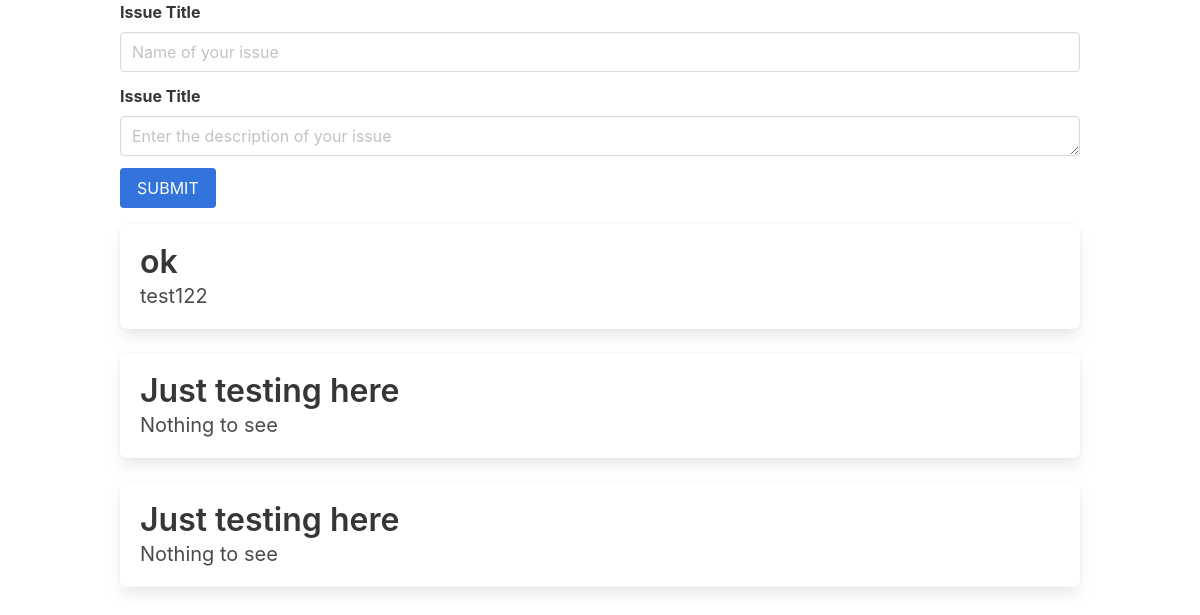
The app's page /makeissue, older data.
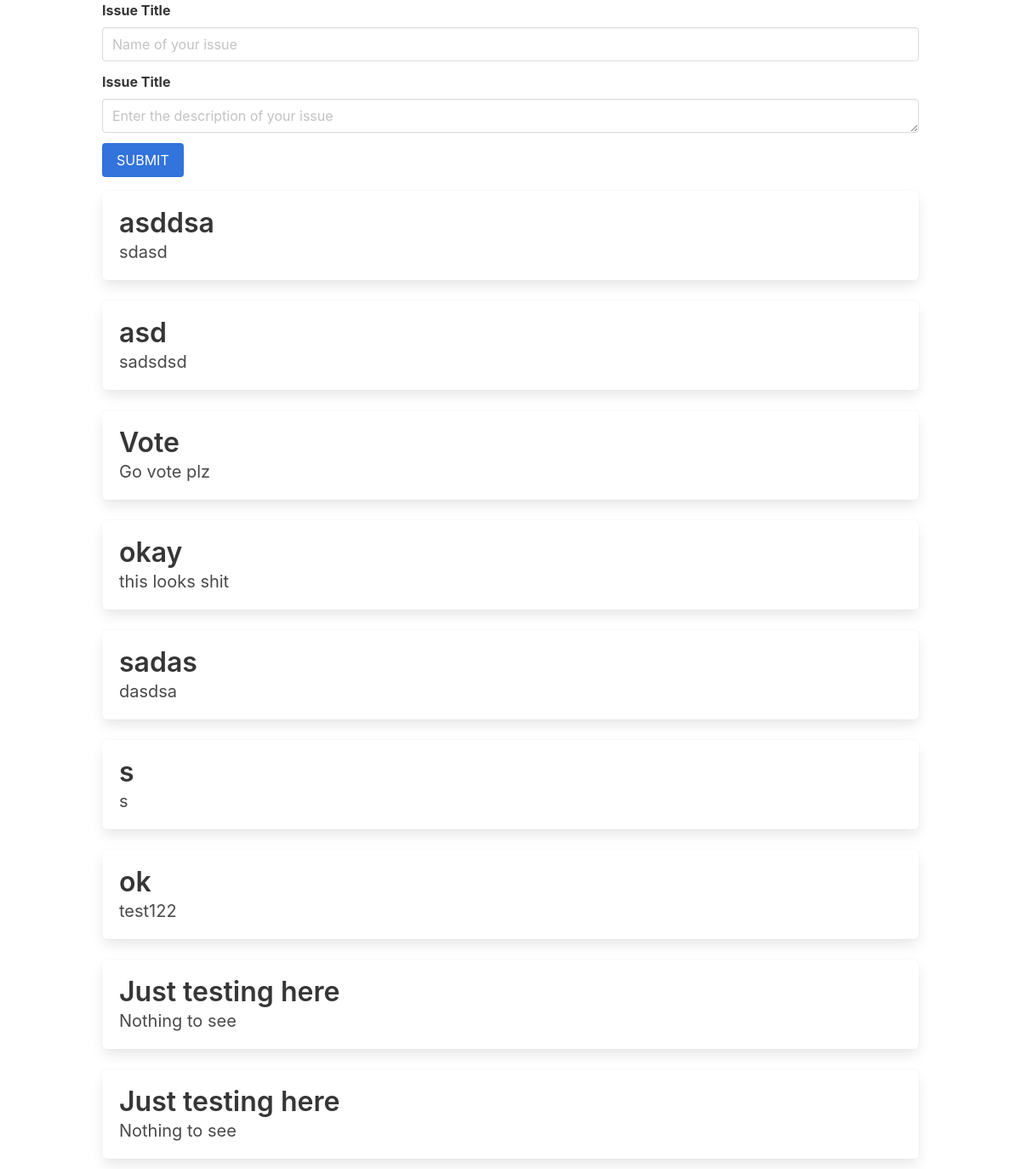
The same page, newer data.
### emailreps/models.py (models this page shows, shortened)
class Issue(models.Model):
    issue_name = models.CharField(max_length=200)
    issue_text = models.TextField()

### emailreps/views.py (the view)
# urls.py: path('makeissue', views.make_issue, name='make_issue'),
def make_issue(request):
    issue_form = IssueForm()
    curr_issues = reversed(Issue.objects.all())
    context = {'issue_form': issue_form, 'issues': curr_issues}
    return render(request, 'make_issue.html', context)

### emailreps/forms.py
class IssueForm(forms.ModelForm):
    class Meta:
        model = Issue
        fields = ['issue_name', 'issue_text']
        widgets = {
            'issue_name': forms.TextInput(
            attrs={'id': 'issname', 'class':'input', 'placeholder': 'Name of your issue', 'aria-label' : 'Issue Title'}),
            'issue_text': forms.Textarea(
            attrs={'id': 'isstxt', 'class':'input', 'placeholder': 'Enter the description of your issue', 'aria-label' : 'Issue Text'})
        }

### emailreps/templates/make_issue.html (shortened to what this page needs)
{% load static %}
<link rel="stylesheet"type="text/css" href="{% static 'CSS/bulma.css' %}">
<div class="container">
<form action="{% url 'emailreps:post_issue' %}" method="POST" role="form">
	<div class="field">
		<label for="issname" class="label"> Issue Title </label>
		<div class="control">
		{{issue_form.issue_name}}
		</div>
	</div>
	<div class="field">
		<label for="isstxt" class="label"> Issue Title </label>
		<div class="control">
		{{issue_form.issue_text}}
		</div>
	</div>
	<button class="button is-link" type="submit">SUBMIT</button>
</form>
</div>
<div class="container">
<div class="tile is-ancestor">
	<div class="tile is-vertical">
		<div class="tile is-parent is-vertical">
		{% for issue in issues %}
			<div class="tile is-child box">
				<p class="title"> {{issue.issue_name}} </p>
				<p class="subtitle"> {{issue.issue_text}} </p>
			</div>
		{% endfor %}
		</div>
	</div>
</div>
</div>

Row changes from the older to the newer data that the page shows:
added Issue: issue_name "asddsa", issue_text "sdasd"
added Issue: issue_name "asd", issue_text "sadsdsd"
added Issue: issue_name "Vote", issue_text "Go vote plz"
added Issue: issue_name "okay", issue_text "this looks shit"
added Issue: issue_name "sadas", issue_text "dasdsa"
added Issue: issue_name "s", issue_text "s"
